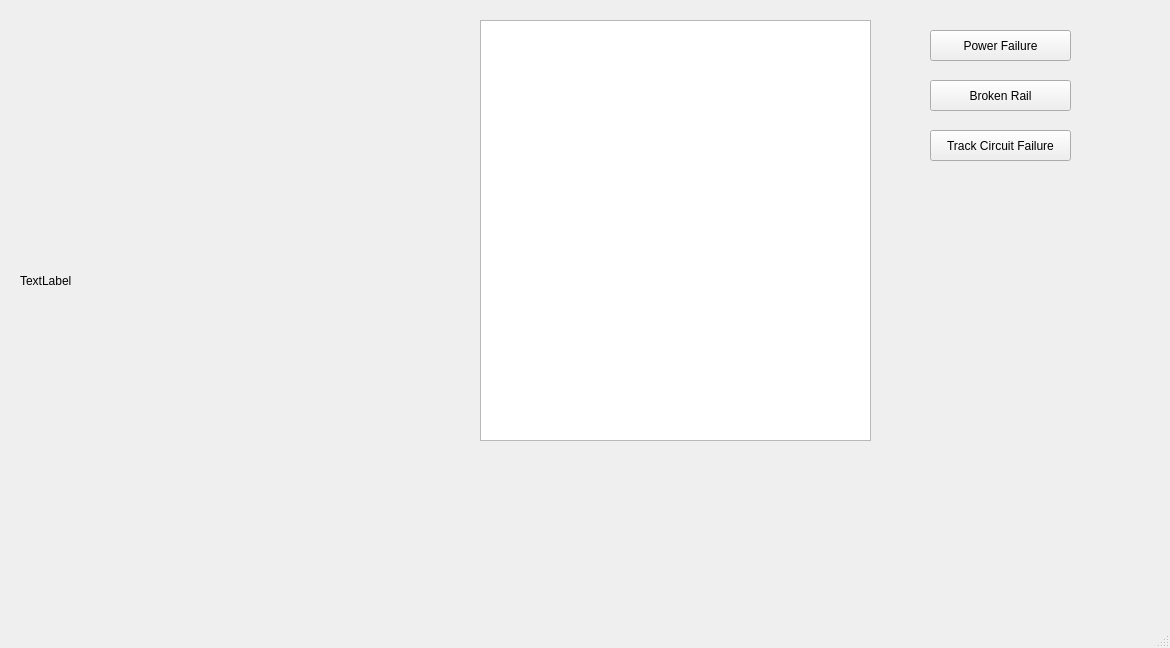
<?xml version="1.0" encoding="UTF-8"?>
<ui version="4.0">
 <class>MainWindow</class>
 <widget class="QMainWindow" name="MainWindow">
  <property name="geometry">
   <rect>
    <x>0</x>
    <y>0</y>
    <width>1170</width>
    <height>648</height>
   </rect>
  </property>
  <property name="windowTitle">
   <string>MainWindow</string>
  </property>
  <widget class="QWidget" name="centralwidget">
   <widget class="QPushButton" name="pushButton">
    <property name="geometry">
     <rect>
      <x>930</x>
      <y>30</y>
      <width>141</width>
      <height>31</height>
     </rect>
    </property>
    <property name="text">
     <string>Power Failure</string>
    </property>
   </widget>
   <widget class="QPushButton" name="pushButton_2">
    <property name="geometry">
     <rect>
      <x>930</x>
      <y>80</y>
      <width>141</width>
      <height>31</height>
     </rect>
    </property>
    <property name="text">
     <string>Broken Rail</string>
    </property>
   </widget>
   <widget class="QPushButton" name="pushButton_3">
    <property name="geometry">
     <rect>
      <x>930</x>
      <y>130</y>
      <width>141</width>
      <height>31</height>
     </rect>
    </property>
    <property name="text">
     <string>Track Circuit Failure</string>
    </property>
   </widget>
   <widget class="QWidget" name="verticalLayoutWidget">
    <property name="geometry">
     <rect>
      <x>480</x>
      <y>20</y>
      <width>391</width>
      <height>421</height>
     </rect>
    </property>
    <layout class="QVBoxLayout" name="verticalLayout">
     <item>
      <widget class="QTableWidget" name="tableWidget"/>
     </item>
    </layout>
   </widget>
   <widget class="QWidget" name="verticalLayoutWidget_2">
    <property name="geometry">
     <rect>
      <x>20</x>
      <y>20</y>
      <width>431</width>
      <height>521</height>
     </rect>
    </property>
    <layout class="QVBoxLayout" name="verticalLayout_2">
     <item>
      <widget class="QLabel" name="label">
       <property name="text">
        <string>TextLabel</string>
       </property>
      </widget>
     </item>
    </layout>
   </widget>
  </widget>
  <widget class="QMenuBar" name="menubar">
   <property name="geometry">
    <rect>
     <x>0</x>
     <y>0</y>
     <width>1170</width>
     <height>22</height>
    </rect>
   </property>
  </widget>
  <widget class="QStatusBar" name="statusbar"/>
 </widget>
 <resources/>
 <connections/>
</ui>
